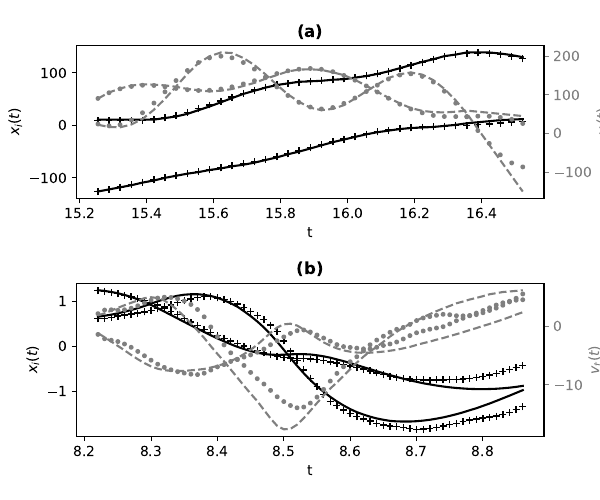

Reproduce this figure in Python.
# file: mech_figure.py

import matplotlib.pyplot as plt
import numpy as np

# import the data
preds_lin_osc = np.load('../data/mech_preds_double_linear.npy')
preds_pend = np.load('../data/mech_preds_double_pend.npy')


fig, axs = plt.subplots(ncols=1, nrows=2, figsize=(6,5))
fig.tight_layout(rect=[0.05, 0.05, 0.95, 0.95], h_pad=4.)
axs[0].plot(preds_lin_osc[:,0], preds_lin_osc[:,1], 'k-')
axs[0].plot(preds_lin_osc[:,0], preds_lin_osc[:,5], 'k+', markersize=5)
axs[0].plot(preds_lin_osc[:,0], preds_lin_osc[:,2], 'k-')
axs[0].plot(preds_lin_osc[:,0], preds_lin_osc[:,6], 'k+', markersize=5)
axs0t = axs[0].twinx()
axs0t.plot(preds_lin_osc[:,0], preds_lin_osc[:,3], '--', color='tab:gray')
axs0t.plot(preds_lin_osc[:,0], preds_lin_osc[:,7], '.', color='tab:gray', markersize=5)
axs0t.plot(preds_lin_osc[:,0], preds_lin_osc[:,4], '--', color='tab:gray')
axs0t.plot(preds_lin_osc[:,0], preds_lin_osc[:,8], '.', color='tab:gray', markersize=5)
axs[0].set_title('(a)', weight='bold', fontsize=12, loc='center')
axs[0].set_xlabel('t', fontsize=10)
axs[0].set_ylabel(r'$x_i(t)$', fontsize=10)
axs0t.set_ylabel(r'$v_i(t)$', fontsize=10, color='tab:gray')
axs0t.tick_params(axis='y', colors='tab:gray')

axs[1].plot(preds_pend[:,0], preds_pend[:,1], 'k-')
axs[1].plot(preds_pend[:,0], preds_pend[:,5], 'k+', markersize=5)
axs[1].plot(preds_pend[:,0], preds_pend[:,2], 'k-')
axs[1].plot(preds_pend[:,0], preds_pend[:,6], 'k+', markersize=5)
axs1t = axs[1].twinx()
axs1t.plot(preds_pend[:,0], preds_pend[:,3], '--', color='tab:gray')
axs1t.plot(preds_pend[:,0], preds_pend[:,7], '.', color='tab:gray', markersize=5)
axs1t.plot(preds_pend[:,0], preds_pend[:,4], '--', color='tab:gray')
axs1t.plot(preds_pend[:,0], preds_pend[:,8], '.', color='tab:gray', markersize=5)
axs[1].set_title('(b)', weight='bold', fontsize=12, loc='center')
axs[1].set_xlabel('t', fontsize=10)
axs[1].set_ylabel(r'$x_i(t)$', fontsize=10)
axs1t.set_ylabel(r'$v_t(t)$', fontsize=10, color='tab:gray')
axs1t.tick_params(axis='y', colors='tab:gray')
plt.savefig('mech_figure.pdf', dpi=600)

